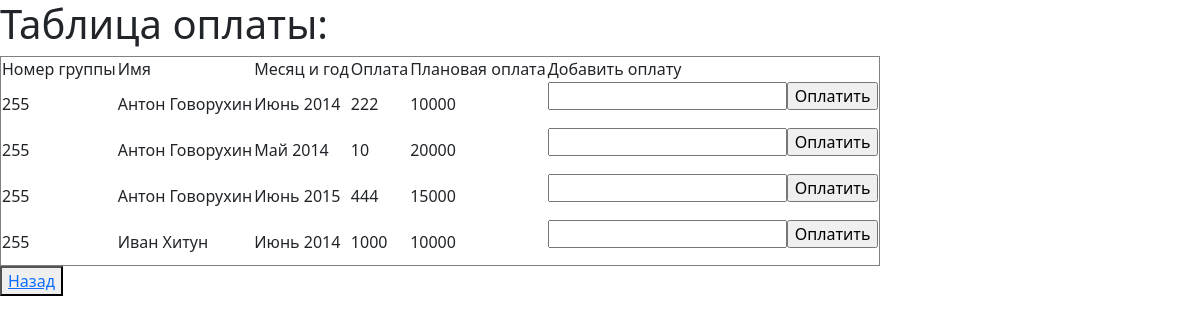
The app's page /payment_show.php?class_show=1 with its own data.
### tables this page shows
CREATE TABLE `plan` (
  `id` int(10) NOT NULL COMMENT 'ID',
  `month` varchar(255) NOT NULL COMMENT 'Месяц',
  `year` int(10) NOT NULL COMMENT 'Год',
  `plan` int(10) NOT NULL COMMENT 'Плановая оплата',
  `id_class` int(10) UNSIGNED NOT NULL COMMENT 'ID группы'
);

CREATE TABLE `class` (
  `id` int(10) UNSIGNED NOT NULL COMMENT 'ID',
  `class` varchar(255) NOT NULL COMMENT 'Группа',
  `id_user` int(10) UNSIGNED NOT NULL COMMENT 'ID пользователя'
);

CREATE TABLE `children` (
  `id` int(10) UNSIGNED NOT NULL COMMENT 'ID',
  `first_name_child` varchar(255) NOT NULL COMMENT 'Имя',
  `last_name_child` varchar(255) NOT NULL COMMENT 'Фамилия',
  `birthday` date NOT NULL COMMENT 'Дата рождения',
  `picture_url` text NOT NULL COMMENT 'Ссылка на изображение',
  `id_class` int(10) UNSIGNED NOT NULL COMMENT 'ID группы'
);

CREATE TABLE `payment` (
  `id` int(10) UNSIGNED NOT NULL COMMENT 'ID',
  `month` varchar(20) NOT NULL COMMENT 'Месяц',
  `year` year(4) NOT NULL COMMENT 'Год',
  `payment` int(10) DEFAULT NULL COMMENT 'Оплата',
  `id_children` int(10) UNSIGNED NOT NULL COMMENT 'ID ребёнка'
);

### payment_show.php (the view, shortened to what this page needs)
<?php
    require "dbconnect.php";
?>
<link href="https://cdn.jsdelivr.net/npm/bootstrap@5.1.3/dist/css/bootstrap.min.css" rel="stylesheet">
<h1>Таблица оплаты:</h1>
<table border='1'>
    <?php
    if ($_GET['class_show'] == NULL and $_GET['child_show'] == NULL and $_GET['month_show'] == NULL
        and $_GET['year_show'] == NULL)
    {
        $result_visit = $conn->query("SELECT *, payment.id AS id_payment FROM plan, class, children, payment WHERE class.id_user=".
        $_SESSION['id']." AND children.id_class = class.id AND payment.id_children = children.id AND
        plan.month = payment.month AND plan.year = payment.year AND plan.id_class = class.id");
    }
    elseif ($_GET['class_show'] != NULL and $_GET['child_show'] == NULL and $_GET['month_show'] == NULL
        and $_GET['year_show'] == NULL)
    {
        $result_visit = $conn->query("SELECT *, payment.id AS id_payment FROM plan, class, children, payment WHERE class.id=".
            $_GET['class_show']." AND children.id_class = class.id AND payment.id_children = children.id
            AND plan.month = payment.month AND plan.year = payment.year AND plan.id_class = class.id");
    }
    echo '<tr><td>Номер группы</td><td>Имя</td><td>Месяц и год</td><td>Оплата</td><td>Плановая оплата</td><td>Добавить оплату</td></tr>';
    while ($row = $result_visit->fetch()) {
        echo '<tr>';
        echo '<td>' . $row['class'] . '</td><td>' . $row['first_name_child'] .
            " ". $row['last_name_child']. '</td><td>'.
            $row['month'] . " ". $row['year'] . '</td><td>'.
            $row['payment'] . '</td><td>'. $row['plan'] .'</td><td> <form method="get" action="payment_mark.php"><input type="text"
            name="payment"><input type="submit" value="Оплатить"><input type="hidden" name="id" value="'.
            $row['id_payment'].'"><input type="hidden" name="class" value="'.
            $_GET['class_show'].'"><input type="hidden" name="child" value="'.
            $_GET['child_show'].'"><input type="hidden" name="month" value="'.
            $_GET['month_show'].'"><input type="hidden" name="year" value="'.
            $_GET['year_show'].'"></form></td>';
        echo '</tr>';
    }
    ?>
</table>
<button ><a href="index.php?page=payment"/>Назад</button>

### records on screen
plan: id_class.class "255", children.first_name_child "Антон", children.last_name_child "Говорухин", payment.month "Июнь", payment.year "2014", payment.payment "222", plan "10000", children.first_name_child "Иван", children.last_name_child "Хитун", payment.payment "1000"
plan: id_class.class "255", children.first_name_child "Антон", children.last_name_child "Говорухин", payment.month "Май", payment.year "2014", payment.payment "10", plan "20000"
plan: id_class.class "255", children.first_name_child "Антон", children.last_name_child "Говорухин", payment.month "Июнь", payment.year "2015", payment.payment "444", plan "15000"
